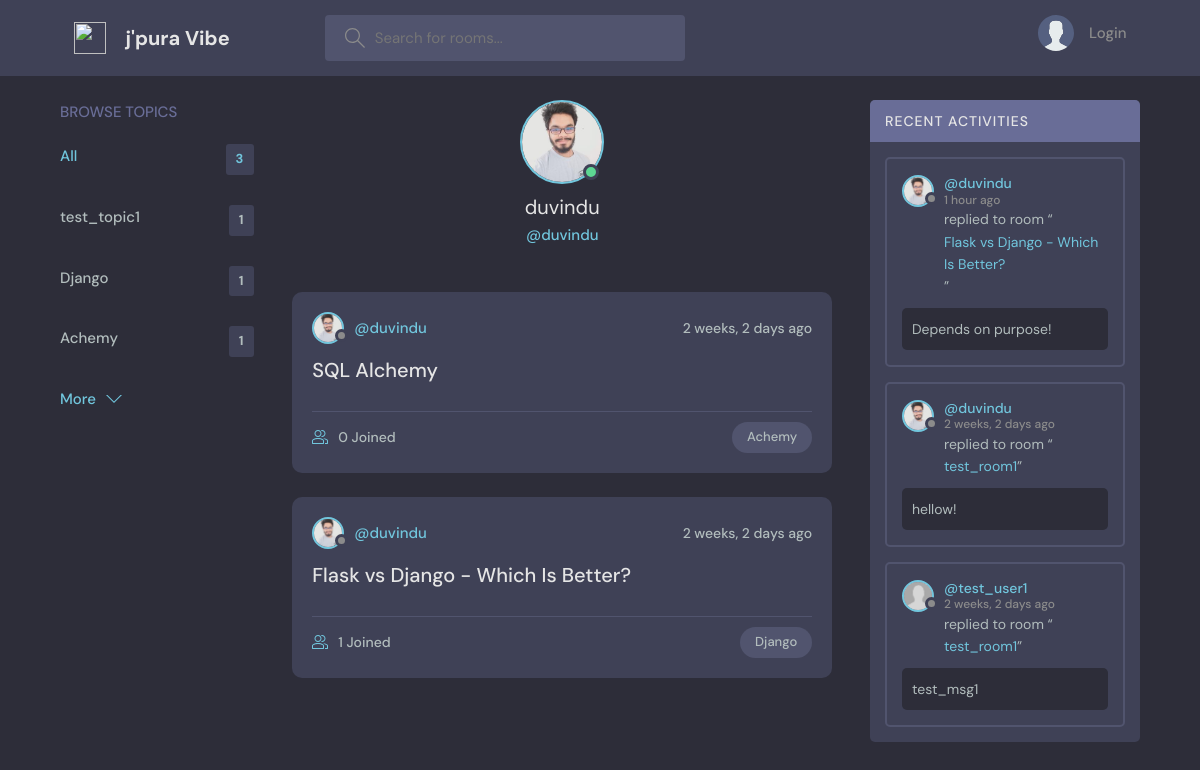
Page /profile/9/ on the committed database.
### home/models.py (models this page shows, shortened)
class Topic(models.Model):
    name = models.CharField(max_length=200)
    user = models.ForeignKey(User, on_delete=models.CASCADE)

class Profile(models.Model):
    user = models.OneToOneField(User, on_delete = models.CASCADE)
    image = models.ImageField(default='default.jpg', upload_to='profile_pics')
    email = models.EmailField(null=True, blank=True, unique=True)

class Rooms(models.Model):
    host = models.ForeignKey(User, on_delete=models.CASCADE)
    topic = models.ForeignKey(Topic, on_delete=models.CASCADE)
    name  = models.CharField(max_length=200)
    description = models.TextField(null = True, blank = True)
    participants = models.ManyToManyField(User, related_name='participants', blank=True)
    updated = models.DateTimeField(auto_now=True)
    created = models.DateTimeField(auto_now_add=True)
    def __str__(self):
        return f"{self.name}"
    class Meta:
        ordering = ['-created']

class Message(models.Model):
    user = models.ForeignKey(User, on_delete=models.CASCADE)
    room = models.ForeignKey(Rooms, on_delete=models.CASCADE)
    body = models.TextField()
    updated = models.DateTimeField(auto_now=True)
    created = models.DateTimeField(auto_now_add=True)
    class Meta:
        ordering = ['-created']

### home/views.py (the view)
# urls.py: path('profile/<int:pk>/', userProfile, name = 'user-profile'),
def userProfile(request, pk):
    user = User.objects.get(pk=pk)
    rooms = user.rooms_set.all()
    rooms_messages = Message.objects.all()
    topics = Topic.objects.all()
    context = {'user': user, 'rooms': rooms, 'rooms_messages' : rooms_messages, 'topics': topics}
    return render(request, 'home/profile.html', context)

### home/templates/home/profile.html (shortened to what this page needs)
{% extends 'main.html' %}
{% block content %}
  <main class="profile-page layout layout--3">
    <div class="container">
      {% include 'home/topics_component.html' %}
      <div class="roomList">
        <div class="profile">
          <div class="profile__avatar">
            <div class="avatar avatar--large active">
              <img src="{{user.profile.image.url}}" />
            </div>
          </div>
          <div class="profile__info">
            <h3>{{user.username}}</h3>
            <p>@{{user.username}}</p>
          </div>
        </div>
        {% include 'home/feed_component.html' %}
      </div>
      {% include 'home/activity_component.html' %}
    </div>
  </main>
{% endblock %}

### templates/main.html (shortened to what this page needs)
<!DOCTYPE html>
{% load static %}
<html lang="en">
  <head>
    <link rel="stylesheet" href="{% static 'css/main.css' %}" />
  </head>
  <body>
    {% include 'navbar.html' %}
    {% block content %}
    {% endblock %}
  </body>
</html>

### templates/navbar.html (shortened to what this page needs)
{% load static %}
<header class="header header--loggedIn">
    <div class="container">
      <a href="{% url 'home' %}" class="header__logo">
        <img src="{% static 'images/logo1.png' %}" />
        <h1>j'pura Vibe</h1>
      </a>
      <form class="header__search" method="GET" action="{% url 'home' %}">
        <label>
          <input name="q" placeholder="Search for rooms..." />
        </label>
      </form>
      <nav class="header__menu">
        {% if request.user.is_authenticated %}
        <div class="header__user">
          <a href="{% url 'user-profile' request.user.pk %}">
            <div class="avatar avatar--medium active">
              <img src="{{request.user.profile.image.url}}" />
            </div>
            <p>{{request.user.username}} <span>@{{request.user.username}}</span></p>
          </a>
          <button class="dropdown-button">
            <svg version="1.1" xmlns="http://www.w3.org/2000/svg" width="32" height="32" viewBox="0 0 32 32">
              <title>chevron-down</title>
              <path d="M16 21l-13-13h-3l16 16 16-16h-3l-13 13z"></path>
            </svg>
          </button>
        </div>
        {% else %}
        <a href="{% url 'login' %}">
          <img src="{% static 'images/avatar.svg' %}" />
          <p>Login</p>
        </a>
        {% endif %}
      </nav>
    </div>
  </header>

### home/templates/home/topics_component.html
<div class="topics">
    <div class="topics__header">
      <h2>Browse Topics</h2>
    </div>
    <ul class="topics__list">
      <li>
        <a href="{% url 'home' %}" class="active">All <span>{{topics.count}}</span></a>
      </li>
      {% for topic in topics %}
      <li>
        <a href="{% url 'home' %}?q={{topic.name}}">{{topic.name}}<span>{{topic.rooms_set.all.count}}</span></a>
      </li>
      {% endfor %}
    </ul>
    <a class="btn btn--link" href="{% url 'topics' %}">
      More
      <svg version="1.1" xmlns="http://www.w3.org/2000/svg" width="32" height="32" viewBox="0 0 32 32">
        <title>chevron-down</title>
        <path d="M16 21l-13-13h-3l16 16 16-16h-3l-13 13z"></path>
      </svg>
    </a>
  </div>

### home/templates/home/feed_component.html (shortened to what this page needs)
{% for room in rooms %}
<div class="roomListRoom">
    <div class="roomListRoom__header">
      <a href="{% url 'user-profile' room.host.pk %}" class="roomListRoom__author">
        {% if room.host == request.user %}
        <div class="avatar avatar--small active ">
          <img src="{{room.host.profile.image.url}}" />
        </div>
        {% else %}
        <div class="avatar avatar--small ">
          <img src="{{room.host.profile.image.url}}" />
        </div>
        {% endif %}
        <span>@{{room.host.username}}</span>
      </a>
      <div class="roomListRoom__actions">
        <span>{{room.created|timesince}} ago</span>
      </div>
    </div>
    <div class="roomListRoom__content">
      <a href="{% url 'room' room.pk %}">{{room.name}}</a>
    </div>
    <div class="roomListRoom__meta">
      <a href="{% url 'room' room.pk %}" class="roomListRoom__joined">
        {{room.participants.all.count}} Joined
      </a>
      <p class="roomListRoom__topic">{{room.topic.name}}</p>
    </div>
  </div>
{%endfor %}

### home/templates/home/activity_component.html (shortened to what this page needs)
<div class="activities">
    <div class="activities__header">
      <h2>Recent Activities</h2>
    </div>
    {% for message in rooms_messages %}
    <div class="activities__box">
      <div class="activities__boxHeader roomListRoom__header">
        <a href="{% url 'user-profile' message.user.pk %}" class="roomListRoom__author">
          {% if message.user == request.user %}
          <div class="avatar avatar--small active ">
            <img src="{{message.user.profile.image.url}}" />
          </div>
          {% else %}
          <div class="avatar avatar--small ">
            <img src="{{message.user.profile.image.url}}" />
          </div>
          {% endif %}
          <p>
            @{{message.user.username}}
            <span>{{message.created|timesince}} ago</span>
          </p>
        </a>
    </div>
      <div class="activities__boxContent">
        <p>replied to room “<a href="{% url 'room' message.room.id %}">{{message.room}}</a>”</p>
        <div class="activities__boxRoomContent">
            {{message.body}}
        </div>
      </div>
    </div>
    {% endfor %}
  </div>

### rows in the picture
Topic: name "test_topic1", rooms_set.all.count "1"
Topic: name "Django", rooms_set.all.count "1"
Topic: name "Achemy", rooms_set.all.count "1"
Rooms: host.profile.image (picture), host.username "duvindu", created "2 weeks, 2 days", name "SQL Alchemy", participants.all.count "0", topic.name "Achemy"
Rooms: host.profile.image (picture), host.username "duvindu", created "2 weeks, 2 days", name "Flask vs Django - Which Is Better?", participants.all.count "1", topic.name "Django"
Message: user.profile.image (picture), user.username "duvindu", created "1 hour", room "Flask vs Django - Which Is Better?", body "Depends on purpose!"
Message: user.profile.image (picture), user.username "duvindu", created "2 weeks, 2 days", room "test_room1", body "hellow!"
Message: user.profile.image (placeholder picture), user.username "test_user1", created "2 weeks, 2 days", room "test_room1", body "test_msg1"

### other values in the picture
{{ topics.count }} "3"
{{ user.username }} "duvindu"
